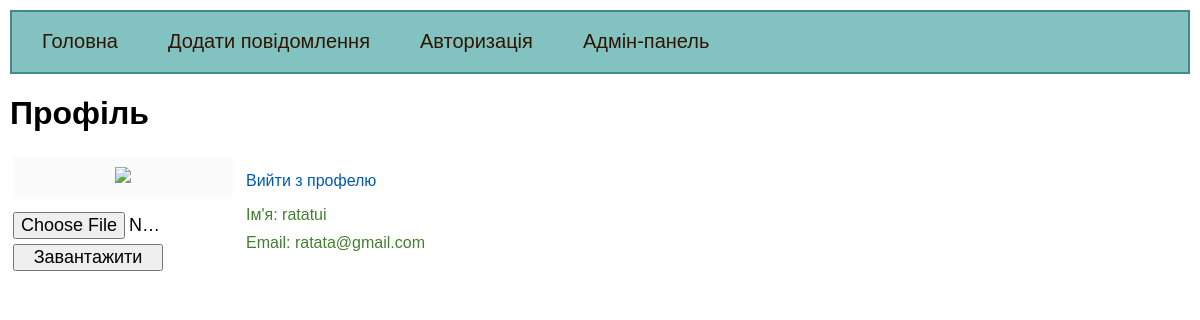
Screenshot of /profile (signed in) with the database file from the repository.
### tables this page shows
CREATE TABLE mainmenu(
id integer PRIMARY KEY AUTOINCREMENT,
title text NOT NULL,
url text NOT NULL
);

CREATE TABLE users (
id integer PRIMARY KEY AUTOINCREMENT,
name text NOT NULL,
email text NOT NULL,
psw text NOT NULL,
avatar BLOB DEFAULT NULL,
time integer NOT NULL
);

### flsite.py (the view)
@app.route('/profile')
@login_required
def profile():
    return render_template("profile.html", menu=dbase.getMenu(), title = "Профіль")

### FDataBase.py (called while the page is built)
    def getMenu(self):
        sql = '''SELECT * FROM mainmenu'''
        try:
            self.__cur.execute(sql)
            res = self.__cur.fetchall()
            if res:
                return res
        except:
            print("Error while reading BD")
        return[]

    def getUser(self, user_id):
        try:
            self.__cur.execute(f"SELECT * FROM users WHERE id = {user_id} LIMIT 1")
            res = self.__cur.fetchone()
            if not res:
                print("Користувач не знайден")
                return False
            return res
        except sqlite3.Error as e:
            print("Помилка отримання даних з БД" +str(e))
        return False

### UserLogin.py (called while the page is built)
    def fromDB(self, user_id, db):
        self.__user = db.getUser(user_id)
        return self

    def getName(self):
        return self.__user['name'] if self.__user else "Без ім'я"

    def getEmail(self):
        return self.__user['email'] if self.__user else "Без Email"

### flsite.py (called while the page is built)
@app.before_request
def before_request():
    global dbase
    db = get_db()
    dbase = FDataBase(db)

def connect_db():
    conn = sqlite3.connect(app.config['DATABASE'])
    conn.row_factory = sqlite3.Row
    return conn

def get_db():
    if not hasattr(g, 'link_db'):
        g.link_db = connect_db()
    return g.link_db

@login_manager.user_loader
def load_user(user_id):
    print("load_user")
    return UserLogin().fromDB(user_id, dbase)

### templates/profile.html (shortened to what this page needs)
{% extends 'base.html' %}
{% block content %}
{{ super() }}
<table border="0" class="profile-table">
    <tr><td valign="top">
        <div class="profile-ava"><img src="{{ url_for('userava') }} "></div>
        <div class="profile-load">
            <form action="{{url_for('upload')}}" method="POST" enctype="multipart/form-data">
                <p><input type="file" name="file"> </p>
                <p><input type="submit" value="Завантажити"> </p>
            </form>
        </div>
    </td>
    <td valign = "top" class="profile-panel">
        <p><a href="{{url_for('logout')}}">Вийти з профелю</a></p>
        <ul class="profile-info">
            <li>Ім'я: {{current_user.getName()}} </li>
            <li>Email: {{current_user.getEmail()}} </li>
        </ul>
    </td></tr>
</table>
{% endblock content %}

### templates/base.html (shortened to what this page needs)
<!DOCTYPE html>
<html>
<head>
    <link type="text/css" href="{{ url_for('static', filename='css/style.css') }}" rel="stylesheet" />
</head>
<body>
    {% block content -%}
        {%- block mainmenu -%}
        <ul class="mainmenu">
        {% for m in menu -%}
            <li><a href="{{m.url}}">{{m.title}}</a></li>
        {% endfor %}
        </ul>
        {% endblock mainmenu -%}
    <div class="content">
    {% if title -%}
        <h1> {{title}} </h1>
    {% else %}
        <h1>Уроки по фреймворку Flask </h1>
    {% endif %}
    {% endblock content -%}
    </div>
</body>
</html>

### static/css/style.css (style rules this page uses)
html, body { font-family: 'Arial'; margin: 0; padding: 0; height: 100%; width: 100%; }
a { color: #0059b2; text-decoration: none; }
ul.mainmenu { list-style: none; background: rgba(7, 134, 132, 0.5); border: 2px solid rgba(5, 86, 85, 0.5); height: 60px; margin: 10px; padding: 0px; color: #963912; font-size: 20px; overflow: hidden; }
ul.mainmenu li { float: left; margin: 18px 20px 0 30px; }
ul.mainmenu li a { color: #2f1502; text-decoration: none; }
div.content { margin: 10px; }
.profile-ava { width: 200px; text-align: center; overflow: hidden; background: #f6f4f762; padding: 10px; }
.profile-ava img { max-width: 200px; height: auto; }
.profile-load { margin-top: 10px; overflow: hidden; max-width: 150px; }
.profile-load input[type=submit], input[type=file] { width: 100%; font-size: 18px; }
.profile-load p { padding: 0; margin: 5px 0 0 0; }
.profile-panel { padding: 0 0 0 10px; }
ul.profile-info { list-style: none; margin: 10px 0 0 0; padding: 0; color: hsl(105, 46%, 34%); }
ul.profile-info li { margin-top: 10px; }

### rows the page displays
mainmenu: title "Головна"
mainmenu: title "Додати повідомлення"
mainmenu: title "Авторизація"
mainmenu: title "Адмін-панель"
users: getName "ratatui", getEmail "ratata@gmail.com"

### other values shown
{{ title }} "Профіль"
